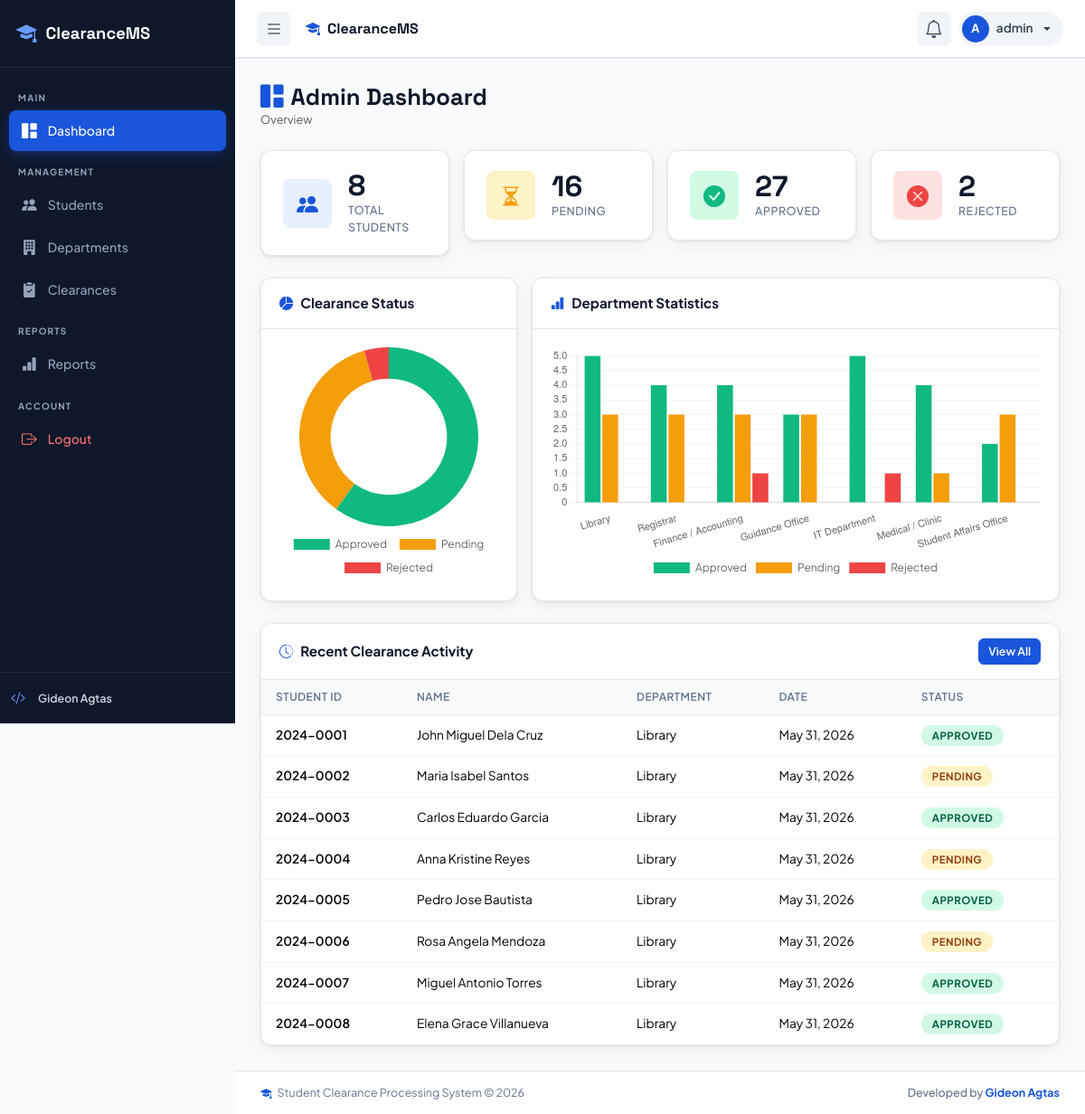
/dashboard.php (signed in), run on the app's committed database.
### tables this page shows
CREATE TABLE IF NOT EXISTS clearances (
    id INT AUTO_INCREMENT PRIMARY KEY,
    student_id INT NOT NULL,
    dept_id INT NOT NULL,
    request_date DATE NOT NULL,
    status ENUM('pending', 'approved', 'rejected') NOT NULL DEFAULT 'pending',
    remarks TEXT NULL,
    reviewed_by INT NULL,
    reviewed_at TIMESTAMP NULL,
    semester VARCHAR(30) DEFAULT '2nd Semester',
    school_year VARCHAR(20) DEFAULT '2024-2025',
    priority ENUM('normal', 'urgent') DEFAULT 'normal',
    created_at TIMESTAMP DEFAULT CURRENT_TIMESTAMP,
    updated_at TIMESTAMP DEFAULT CURRENT_TIMESTAMP ON UPDATE CURRENT_TIMESTAMP,
    FOREIGN KEY (student_id) REFERENCES students(id) ON DELETE CASCADE,
    FOREIGN KEY (dept_id) REFERENCES departments(id) ON DELETE CASCADE,
    FOREIGN KEY (reviewed_by) REFERENCES users(id) ON DELETE SET NULL
);

CREATE TABLE IF NOT EXISTS students (
    id INT AUTO_INCREMENT PRIMARY KEY,
    student_id VARCHAR(20) NOT NULL UNIQUE,
    full_name VARCHAR(200) NOT NULL,
    first_name VARCHAR(100) NOT NULL,
    last_name VARCHAR(100) NOT NULL,
    middle_name VARCHAR(100) NULL,
    course VARCHAR(100) NOT NULL,
    year_level VARCHAR(20) NOT NULL,
    section VARCHAR(20) NULL,
    email VARCHAR(150) NOT NULL UNIQUE,
    phone VARCHAR(20) NULL,
    address TEXT NULL,
    date_of_birth DATE NULL,
    gender ENUM('Male', 'Female', 'Other') NULL,
    guardian_name VARCHAR(200) NULL,
    guardian_contact VARCHAR(20) NULL,
    enrollment_status ENUM('enrolled', 'graduated', 'dropped', 'on_leave') DEFAULT 'enrolled',
    semester VARCHAR(30) DEFAULT '2nd Semester',
    school_year VARCHAR(20) DEFAULT '2024-2025',
    user_id INT NULL,
    created_at TIMESTAMP DEFAULT CURRENT_TIMESTAMP,
    updated_at TIMESTAMP DEFAULT CURRENT_TIMESTAMP ON UPDATE CURRENT_TIMESTAMP,
    FOREIGN KEY (user_id) REFERENCES users(id) ON DELETE SET NULL
);

CREATE TABLE IF NOT EXISTS departments (
    id INT AUTO_INCREMENT PRIMARY KEY,
    dept_name VARCHAR(150) NOT NULL,
    dept_code VARCHAR(20) NOT NULL,
    officer_name VARCHAR(150) NOT NULL,
    dept_email VARCHAR(150) NOT NULL,
    dept_description TEXT NULL,
    location VARCHAR(200) NULL,
    contact_number VARCHAR(20) NULL,
    user_id INT NULL,
    is_active TINYINT(1) DEFAULT 1,
    created_at TIMESTAMP DEFAULT CURRENT_TIMESTAMP,
    updated_at TIMESTAMP DEFAULT CURRENT_TIMESTAMP ON UPDATE CURRENT_TIMESTAMP,
    FOREIGN KEY (user_id) REFERENCES users(id) ON DELETE SET NULL
);

### dashboard.php (the view, shortened to what this page needs)
<?php
require_once 'includes/db.php';
$role = $_SESSION['role'];
$base_path = '';
if ($role === 'admin') {
    $total_students = $conn->query("SELECT COUNT(*) as c FROM students")->fetch_assoc()['c'];
    $pending = $conn->query("SELECT COUNT(*) as c FROM clearances WHERE status='pending'")->fetch_assoc()['c'];
    $approved = $conn->query("SELECT COUNT(*) as c FROM clearances WHERE status='approved'")->fetch_assoc()['c'];
    $rejected = $conn->query("SELECT COUNT(*) as c FROM clearances WHERE status='rejected'")->fetch_assoc()['c'];
    $dept_stats = $conn->query("
        SELECT d.dept_name,
            SUM(c.status='approved') as appr,
            SUM(c.status='pending') as pend,
            SUM(c.status='rejected') as rej
        FROM departments d
        LEFT JOIN clearances c ON c.dept_id = d.id
        GROUP BY d.id
    ");
    $dept_rows = $dept_stats->fetch_all(MYSQLI_ASSOC);
    $recent = $conn->query("
        SELECT c.*, s.full_name, s.student_id as sid, d.dept_name
        FROM clearances c
        JOIN students s ON s.id = c.student_id
        JOIN departments d ON d.id = c.dept_id
        ORDER BY c.created_at DESC LIMIT 8
    ")->fetch_all(MYSQLI_ASSOC);
}
include 'includes/header.php';
?>
<div class="app-wrapper">
<?php include 'includes/sidebar.php'; ?>
<div class="main-content">
<?php if ($role === 'admin'): ?>
<div class="page-header">
    <h1><i class="bi bi-grid-1x2-fill me-2 text-primary"></i>Admin Dashboard</h1>
    <nav aria-label="breadcrumb"><ol class="breadcrumb mb-0"><li class="breadcrumb-item active">Overview</li></ol></nav>
</div>
<div class="row g-3 mb-4">
    <div class="col-6 col-lg-3">
        <div class="stat-card">
            <div class="stat-icon blue"><i class="bi bi-people-fill"></i></div>
            <div>
                <div class="stat-value"><?= $total_students ?></div>
                <div class="stat-label">Total Students</div>
            </div>
        </div>
    </div>
    <div class="col-6 col-lg-3">
        <div class="stat-card">
            <div class="stat-icon yellow"><i class="bi bi-hourglass-split"></i></div>
            <div>
                <div class="stat-value"><?= $pending ?></div>
                <div class="stat-label">Pending</div>
            </div>
        </div>
    </div>
    <div class="col-6 col-lg-3">
        <div class="stat-card">
            <div class="stat-icon green"><i class="bi bi-check-circle-fill"></i></div>
            <div>
                <div class="stat-value"><?= $approved ?></div>
                <div class="stat-label">Approved</div>
            </div>
        </div>
    </div>
    <div class="col-6 col-lg-3">
        <div class="stat-card">
            <div class="stat-icon red"><i class="bi bi-x-circle-fill"></i></div>
            <div>
                <div class="stat-value"><?= $rejected ?></div>
                <div class="stat-label">Rejected</div>
            </div>
        </div>
    </div>
</div>
<div class="row g-3 mb-4">
    <div class="col-md-4">
        <div class="card h-100">
            <div class="card-header"><i class="bi bi-pie-chart-fill me-2 text-primary"></i>Clearance Status</div>
            <div class="card-body">
                <div class="chart-container"><canvas id="statusChart"></canvas></div>
            </div>
        </div>
    </div>
    <div class="col-md-8">
        <div class="card h-100">
            <div class="card-header"><i class="bi bi-bar-chart-fill me-2 text-primary"></i>Department Statistics</div>
            <div class="card-body">
                <div class="chart-container"><canvas id="deptChart"></canvas></div>
            </div>
        </div>
    </div>
</div>
<div class="table-card">
    <div class="table-toolbar">
        <h5><i class="bi bi-clock-history me-2 text-primary"></i>Recent Clearance Activity</h5>
        <div class="ms-auto">
            <a href="clearances/index.php" class="btn btn-primary btn-sm">View All</a>
        </div>
    </div>
    <div class="table-responsive">
        <table class="table">
            <thead><tr>
                <th>Student ID</th><th>Name</th><th>Department</th><th>Date</th><th>Status</th>
            </tr></thead>
            <tbody>
            <?php foreach ($recent as $r): ?>
            <tr>
                <td><span class="fw-600"><?= htmlspecialchars($r['sid']) ?></span></td>
                <td><?= htmlspecialchars($r['full_name']) ?></td>
                <td><?= htmlspecialchars($r['dept_name']) ?></td>
                <td><?= date('M d, Y', strtotime($r['request_date'])) ?></td>
                <td><span class="badge-status badge-<?= $r['status'] ?>"><?= ucfirst($r['status']) ?></span></td>
            </tr>
            <?php endforeach; ?>
            </tbody>
        </table>
    </div>
</div>
<script>
document.addEventListener('DOMContentLoaded', function() {
    initDoughnutChart('statusChart',
        ['Approved','Pending','Rejected'],
        [<?= $approved ?>, <?= $pending ?>, <?= $rejected ?>],
        ['#10b981','#f59e0b','#ef4444']
    );
    initBarChart('deptChart',
        [<?= implode(',', array_map(fn($d) => '"'.addslashes($d['dept_name']).'"', $dept_rows)) ?>],
        [
            { label: 'Approved', data: [<?= implode(',', array_column($dept_rows,'appr')) ?>], backgroundColor: '#10b981' },
            { label: 'Pending',  data: [<?= implode(',', array_column($dept_rows,'pend')) ?>], backgroundColor: '#f59e0b' },
            { label: 'Rejected', data: [<?= implode(',', array_column($dept_rows,'rej'))  ?>], backgroundColor: '#ef4444' }
        ]
    );
});
</script>
<?php endif; ?>
<?php include 'includes/footer.php'; ?>

### includes/header.php (shortened to what this page needs)
<?php
$username = $_SESSION['username'] ?? 'User';
?>
<!DOCTYPE html>
<html lang="en">
<head>
    <link href="https://cdn.jsdelivr.net/npm/bootstrap@5.3.2/dist/css/bootstrap.min.css" rel="stylesheet">
    <link href="https://cdn.jsdelivr.net/npm/bootstrap-icons@1.11.3/font/bootstrap-icons.min.css" rel="stylesheet">
    <link href="<?= $base_path ?? '' ?>css/style.css" rel="stylesheet">
</head>
<body>
<nav class="navbar navbar-expand-lg top-navbar px-3 px-lg-4">
    <button class="btn sidebar-toggle me-3" id="sidebarToggle">
        <i class="bi bi-list fs-5"></i>
    </button>
    <span class="navbar-brand-text">
        <i class="bi bi-mortarboard-fill text-primary me-2"></i>
        <span class="fw-700">ClearanceMS</span>
    </span>
    <div class="ms-auto d-flex align-items-center gap-2">
        <div class="dropdown">
            <button class="btn btn-icon position-relative" data-bs-toggle="dropdown">
                <i class="bi bi-bell fs-5"></i>
            </button>
        </div>
        <div class="dropdown">
            <button class="btn user-pill dropdown-toggle" data-bs-toggle="dropdown">
                <div class="user-avatar"><?= strtoupper(substr($username, 0, 1)) ?></div>
                <span class="d-none d-md-inline"><?= htmlspecialchars($username) ?></span>
            </button>
        </div>
    </div>
</nav>

### includes/sidebar.php (shortened to what this page needs)
<?php
$role = $_SESSION['role'] ?? '';
$current = basename($_SERVER['PHP_SELF']);
?>
<aside class="sidebar" id="sidebar">
    <div class="sidebar-logo">
        <i class="bi bi-mortarboard-fill"></i>
        <span>ClearanceMS</span>
    </div>
    <nav class="sidebar-nav">
        <?php if ($role === 'admin'): ?>
        <div class="nav-section">MAIN</div>
        <a href="<?= $base_path ?? '' ?>dashboard.php" class="nav-item <?= $current === 'dashboard.php' ? 'active' : '' ?>">
            <i class="bi bi-grid-1x2-fill"></i><span>Dashboard</span>
        </a>
        <div class="nav-section">MANAGEMENT</div>
        <a href="<?= $base_path ?? '' ?>students/index.php" class="nav-item <?= strpos($_SERVER['PHP_SELF'], 'students') !== false ? 'active' : '' ?>">
            <i class="bi bi-people-fill"></i><span>Students</span>
        </a>
        <a href="<?= $base_path ?? '' ?>departments/index.php" class="nav-item <?= strpos($_SERVER['PHP_SELF'], 'departments') !== false ? 'active' : '' ?>">
            <i class="bi bi-building-fill"></i><span>Departments</span>
        </a>
        <a href="<?= $base_path ?? '' ?>clearances/index.php" class="nav-item <?= strpos($_SERVER['PHP_SELF'], 'clearances') !== false ? 'active' : '' ?>">
            <i class="bi bi-clipboard2-check-fill"></i><span>Clearances</span>
        </a>
        <div class="nav-section">REPORTS</div>
        <a href="<?= $base_path ?? '' ?>reports/index.php" class="nav-item <?= strpos($_SERVER['PHP_SELF'], 'reports') !== false ? 'active' : '' ?>">
            <i class="bi bi-bar-chart-fill"></i><span>Reports</span>
        </a>
        <?php endif; ?>
        <div class="nav-section">ACCOUNT</div>
        <a href="<?= $base_path ?? '' ?>logout.php" class="nav-item text-danger-nav">
            <i class="bi bi-box-arrow-right"></i><span>Logout</span>
        </a>
    </nav>
    <div class="sidebar-credits">
        <div class="credits-inner">
            <i class="bi bi-code-slash me-1"></i>
            <div>
                <div class="fw-600">Gideon Agtas</div>
            </div>
        </div>
    </div>
</aside>

### includes/footer.php (shortened to what this page needs)
</div>
</div>
<div class="toast-container position-fixed bottom-0 end-0 p-3" id="toastContainer"></div>
<footer class="main-footer">
    <div class="footer-inner">
        <span><i class="bi bi-mortarboard-fill text-primary me-1"></i> Student Clearance Processing System &copy; <?= date('Y') ?></span>
        <span class="footer-credit">
            Developed by <strong>Gideon Agtas</strong>
        </span>
    </div>
</footer>
</body>
</html>

### data on the page
clearances: student.student_id "2024-0001", student.full_name "John Miguel Dela Cruz", dept.dept_name "Library", request_date "May 31, 2026", status "APPROVED"
clearances: student.student_id "2024-0002", student.full_name "Maria Isabel Santos", dept.dept_name "Library", request_date "May 31, 2026", status "PENDING"
clearances: student.student_id "2024-0003", student.full_name "Carlos Eduardo Garcia", dept.dept_name "Library", request_date "May 31, 2026", status "APPROVED"
clearances: student.student_id "2024-0004", student.full_name "Anna Kristine Reyes", dept.dept_name "Library", request_date "May 31, 2026", status "PENDING"
clearances: student.student_id "2024-0005", student.full_name "Pedro Jose Bautista", dept.dept_name "Library", request_date "May 31, 2026", status "APPROVED"
clearances: student.student_id "2024-0006", student.full_name "Rosa Angela Mendoza", dept.dept_name "Library", request_date "May 31, 2026", status "PENDING"
clearances: student.student_id "2024-0007", student.full_name "Miguel Antonio Torres", dept.dept_name "Library", request_date "May 31, 2026", status "APPROVED"
clearances: student.student_id "2024-0008", student.full_name "Elena Grace Villanueva", dept.dept_name "Library", request_date "May 31, 2026", status "APPROVED"

### other printed values
substr($username, 0, 1) "A"
$username "admin"
$total_students "8"
$pending "16"
$approved "27"
$rejected "2"
chart data {{ $approved }} 27
chart data {{ $pending }} 16
chart data {{ $rejected }} 2
